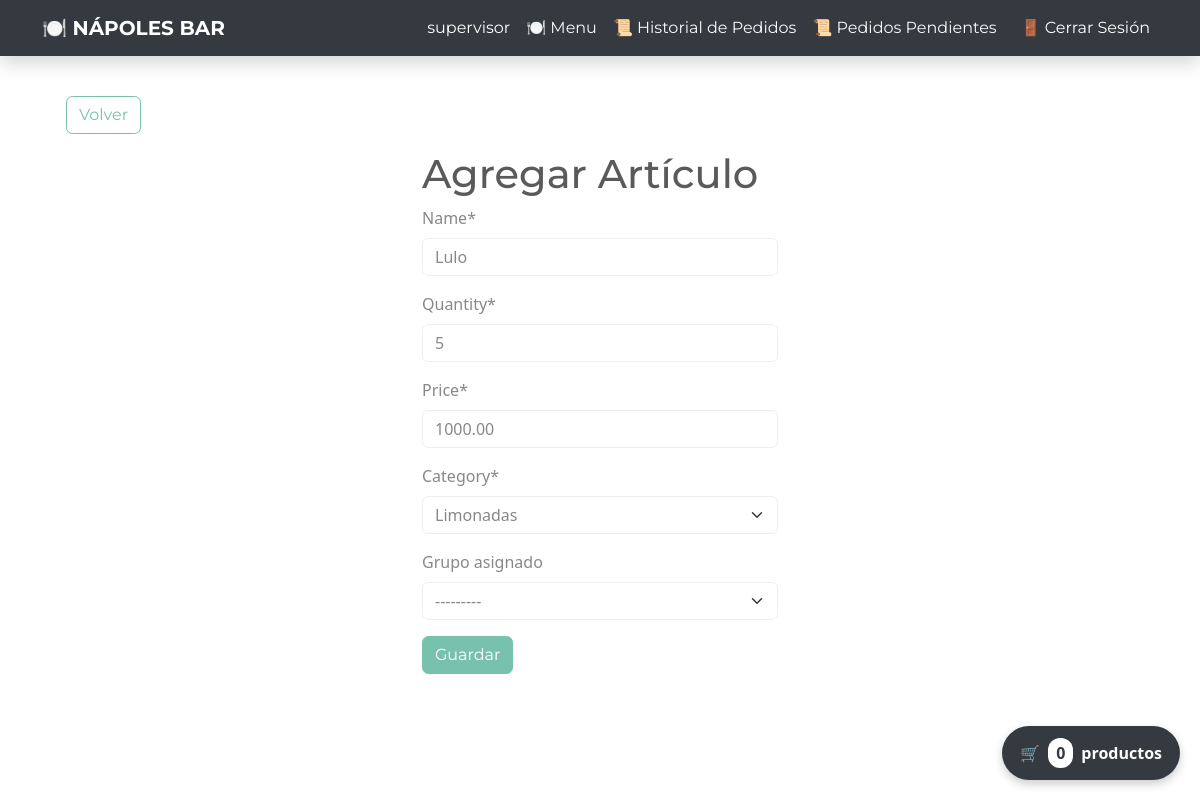
The page /edit-item/16/ (signed in) on the database its author committed.
### inventory/models.py (models this page shows, shortened)
class InventoryItem(models.Model):
    name = models.CharField(max_length=200)
    quantity = models.IntegerField()
    price = models.DecimalField(max_digits=10, decimal_places=2, default=0.00)
    category = models.ForeignKey('Category', on_delete=models.SET_NULL, blank=True, null=True)
    date_created = models.DateTimeField(auto_now_add=True)
    added_by = models.ForeignKey(User, on_delete=models.CASCADE)
    assigned_group = models.ForeignKey(Group, on_delete=models.CASCADE, null=True, blank=True)
    class Meta:
        permissions = (
            ("manage_inventory", "Puede administrar el inventario"),
        )

class Category(models.Model):
    name = models.CharField(max_length=200)
    class Meta:
        verbose_name_plural = 'categories'
    def __str__(self):
        return self.name

### inventory/views.py (the view)
# urls.py: path('edit-item/<int:pk>/', EditItem.as_view(), name='edit-item'),
class EditItem(LoginRequiredMixin, AdminOrSupervisorRequiredMixin, UpdateView):
    model = InventoryItem
    form_class = InventoryItemForm
    template_name = 'inventory/item_form.html'
    success_url = reverse_lazy('dashboard')

### inventory/forms.py
class InventoryItemForm(forms.ModelForm):
    category = forms.ModelChoiceField(queryset=Category.objects.all(), initial=0)
    assigned_group = forms.ModelChoiceField(
        queryset=Group.objects.filter(name="Empleado"),  # Solo grupos de empleados
        required=False,
        label="Grupo asignado"
    )
    class Meta:
        model = InventoryItem
        fields = ['name', 'quantity', 'price', 'category', 'assigned_group']
    def __init__(self, *args, **kwargs):
        user = kwargs.pop('user', None)  # Capturar el usuario actual
        super().__init__(*args, **kwargs)
        if user and not (user.is_superuser or user.groups.filter(name="Administrador").exists() or user.groups.filter(name="Supervisor").exists()):
            del self.fields['assigned_group']  # Ocultar para empleado

### inventory/views.py (called while the page is built)
    def test_func(self):
        user = self.request.user
        return user.is_superuser or user.groups.filter(name__in=['Administrador', 'Supervisor']).exists()

### inventory/templates/inventory/item_form.html (shortened to what this page needs)
{% extends 'inventory/base.html' %}
{% load crispy_forms_tags %}
{% block content %}
<a href="{% url 'dashboard' %}" class="btn btn-outline-primary my-3 mx-4">Volver</a>
<div class="row">
    <div class="col-11 col-md-4 mx-auto">
        <h1>Agregar Artículo</h1>
        <form method="post">
            {{ form|crispy }}
            <div class="mt-3">
                <button class="btn btn-primary">Guardar</button>
            </div>
        </form>
    </div>
</div>
{% endblock content %}

### inventory/templates/inventory/navigation.html (shortened to what this page needs)
<nav class="navbar navbar-expand-lg navbar-dark bg-dark shadow">
    <div class="container">
        <a class="navbar-brand fw-bold" href="{% url 'index' %}">🍽️ NÁPOLES BAR</a>
        <div class="collapse navbar-collapse justify-content-end" id="navbarNav">
            <ul class="navbar-nav">
                {% if user.is_authenticated %}
                    <li class="nav-item">
                        <a class="nav-link text-white" href="#">{{ user.username }}</a>
                    </li>
                    <li class="nav-item">
                        <a class="nav-link btn btn-sm btn-outline-light btn-light" href="{% url 'dashboard' %}"> 🍽️ Menu</a>
                    </li>
					<li class="nav-item">
                        <a class="nav-link btn btn-sm btn-outline-light btn-light" href="{% url 'order-history' %}">📜 Historial de Pedidos</a>
                    </li>
                    <li class="nav-item">
                        <a class="nav-link btn btn-sm btn-outline-light btn-light" href="{% url 'pending-orders' %}">📜 Pedidos Pendientes</a>
                    </li>
                    <li class="nav-item">
                        <a class="nav-link btn btn-sm btn-danger ms-2" href="{% url 'logout' %}">🚪 Cerrar Sesión</a>
                    </li>
                {% endif %}
            </ul>
        </div>
    </div>
</nav>

### rows shown on the page
InventoryItem: name "Lulo", quantity "5", price "1000.00", category "Limonadas", assigned_group "---------"

### other values the page prints
{{ user.username }} "supervisor"
